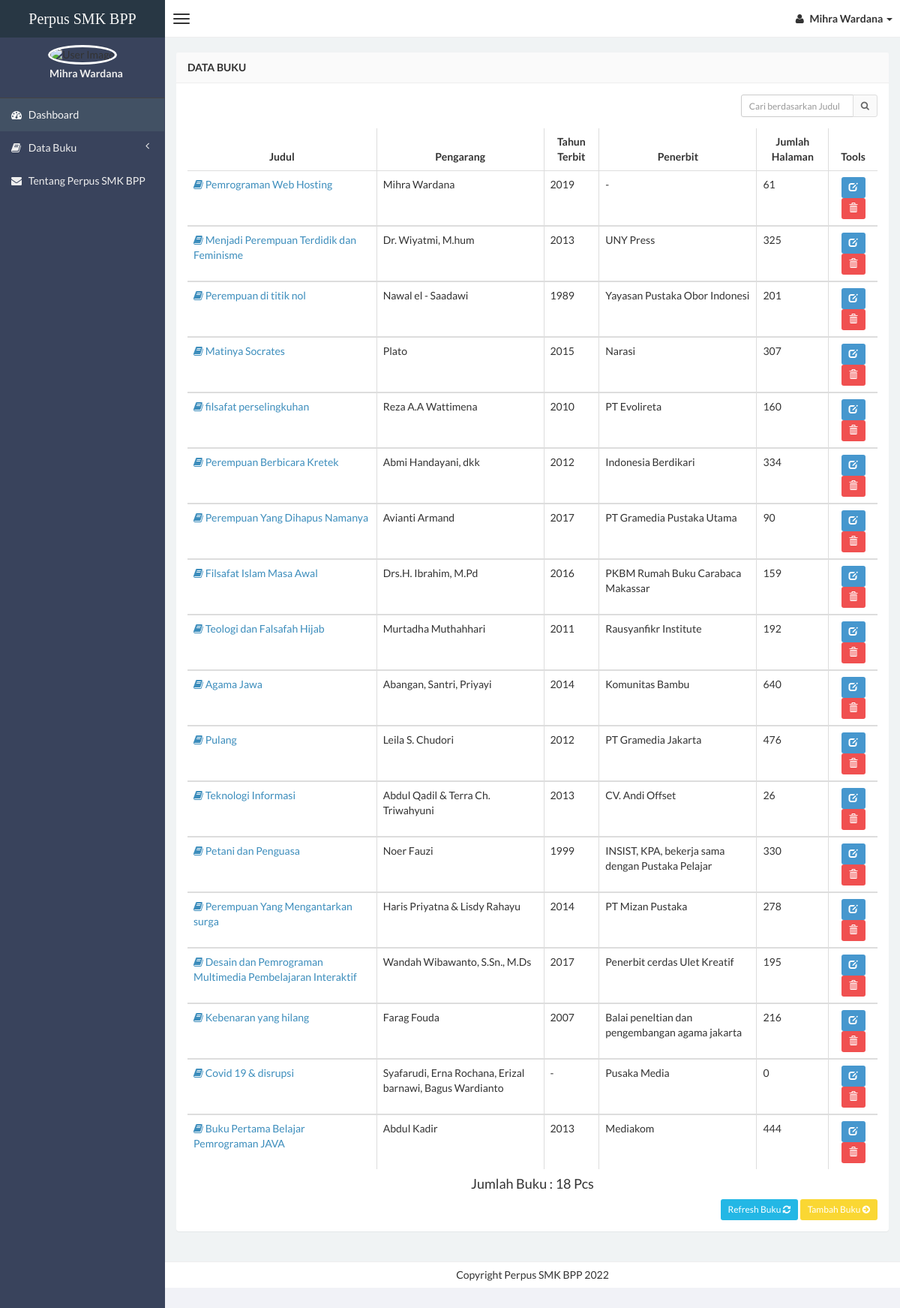
/anggota/buku.php (signed in), run on the app's committed database.
### tables this page shows
CREATE TABLE `data_buku` (
  `id` int(11) NOT NULL,
  `judul` varchar(250) NOT NULL,
  `pengarang` varchar(250) NOT NULL,
  `th_terbit` varchar(4) NOT NULL,
  `penerbit` varchar(250) NOT NULL,
  `isbn` varchar(25) NOT NULL,
  `kategori` varchar(50) NOT NULL,
  `jumlah_buku` int(2) NOT NULL,
  `asal` varchar(50) NOT NULL,
  `tgl_input` varchar(75) NOT NULL,
  `gambar` text NOT NULL,
  `link_buku` varchar(250) NOT NULL
);

### anggota/buku.php (the view, shortened to what this page needs)
<?php
if (empty($_SESSION['username'])) {
    header('location:../index.php');
} else {
?>
    <!DOCTYPE html>
    <html>
    <head>
        <link href="../css/bootstrap.min.css" rel="stylesheet" type="text/css" />
        <link href="../css/font-awesome.min.css" rel="stylesheet" type="text/css" />
        <link href="../css/ionicons.min.css" rel="stylesheet" type="text/css" />
        <link href="../css/morris/morris.css" rel="stylesheet" type="text/css" />
        <link href="../css/jvectormap/jquery-jvectormap-1.2.2.css" rel="stylesheet" type="text/css" />
        <link href="../css/datepicker/datepicker3.css" rel="stylesheet" type="text/css" />
        <link href="../css/daterangepicker/daterangepicker-bs3.css" rel="stylesheet" type="text/css" />
        <link href="../css/iCheck/all.css" rel="stylesheet" type="text/css" />
        <link href="../css/style.css" rel="stylesheet" type="text/css" />
    </head>
    <body class="skin-black">
        <header class="header">
            <a href="index.php" class="logo">
                Perpus SMK BPP
            </a>
            <nav class="navbar navbar-static-top" role="navigation">
                <a href="#" class="navbar-btn sidebar-toggle" data-toggle="offcanvas" role="button">
                    <span class="icon-bar"></span>
                    <span class="icon-bar"></span>
                    <span class="icon-bar"></span>
                </a>
                <div class="navbar-right">
                    <ul class="nav navbar-nav">
                        <li class="dropdown user user-menu">
                            <a href="#" class="dropdown-toggle" data-toggle="dropdown">
                                <i class="fa fa-user"></i>
                                <span><?php echo $_SESSION['nama']; ?> <i class="caret"></i></span>
                            </a>
                        </li>
                    </ul>
                </div>
            </nav>
        </header>
    <?php } ?>
    <div class="wrapper row-offcanvas row-offcanvas-left">
        <aside class="left-side sidebar-offcanvas">
            <section class="sidebar">
                <div class="user-panel">
                    <div>
                        <center><img src="<?php echo $_SESSION['foto']; ?>" height="80" width="80" class="img-circle" alt="User Image" style="border: 3px solid white;" /></center>
                    </div>
                    <div class="info">
                        <center>
                            <p><?php echo $_SESSION['nama']; ?></p>
                        </center>
                    </div>
                </div>
                <?php include "menu.php"; ?>
            </section>
        </aside>
        <aside class="right-side">
            <section class="content">
                <div class="row">
                    <div class="col-xs-12">
                        <div class="panel">
                            <header class="panel-heading">
                                <b>Data Buku</b>
                            </header>
                            <div class="panel-body table-responsive">
                                <div class="box-tools m-b-15">
                                    <form action="buku.php" method="POST">
                                        <div class="input-group">
                                            <input type='text' class="form-control input-sm pull-right" style="width: 150px;" name='qcari' placeholder='Cari berdasarkan Judul' required />
                                            <div class="input-group-btn">
                                                <button class="btn btn-sm btn-default" type="submit"><i class="fa fa-search"></i></button>
                                            </div>
                                        </div>
                                    </form>
                                </div>
                                <?php
                                $query1 = "select * from data_buku";
                                $tampil = mysqli_query($conn, $query1) or die(mysqli_error($conn));
                                ?>
                                <table id="example" class="table table-hover table-bordered">
                                    <thead>
                                        <tr>
                                            <th>
                                                <center>Judul </center>
                                            </th>
                                            <th>
                                                <center>Pengarang </center>
                                            </th>
                                            <th>
                                                <center>Tahun Terbit </center>
                                            </th>
                                            <th>
                                                <center>Penerbit </center>
                                            </th>
                                            <th>
                                                <center>Jumlah Halaman </center>
                                            </th>
                                            <th>
                                                <center>Tools</center>
                                            </th>
                                        </tr>
                                    </thead>
                                    <?php while ($data = mysqli_fetch_array($tampil)) { ?>
                                        <tbody>
                                            <tr>
                                                <td><a href="detail-buku.php?hal=edit&kd=<?php echo $data['id']; ?>"><span class="fa fa-book"></span> <?php echo $data['judul']; ?></a></td>
                                                <td><?php echo $data['pengarang']; ?></td>
                                                <td><?php echo $data['th_terbit']; ?></td>
                                                <td><?php echo $data['penerbit']; ?></td>
                                                <td><?php echo $data['jumlah_buku']; ?></td>
                                                <td>
                                                    <center>
                                                        <div id="thanks"><a class="btn btn-sm btn-primary" data-placement="bottom" data-toggle="tooltip" title="Edit Buku" href="edit-buku.php?hal=edit&kd=<?php echo $data['id']; ?>"><span class="glyphicon glyphicon-edit"></span></a>
                                                            <a onclick="return confirm ('Yakin hapus <?php echo $data['judul']; ?>.?');" class="btn btn-sm btn-danger tooltips" data-placement="bottom" data-toggle="tooltip" title="Hapus Buku" href="hapus-buku.php?hal=hapus&kd=<?php echo $data['id']; ?>"><span class="glyphicon glyphicon-trash"></a>
                                                    </center>
                                                </td>
                                            </tr>
                            </div>
                        <?php
                                    }
                        ?>
                        </tbody>
                        <?php $tampil = mysqli_query($conn, "select * from data_buku order by id");
                        $buku = mysqli_num_rows($tampil);
                        ?>
                        <center>
                            <h4>Jumlah Buku : <?php echo "$buku"; ?> Pcs </h4>
                        </center>
                        <div class="text-right" style="margin-top: 10px;">
                            <a href="buku.php" class="btn btn-sm btn-info">Refresh Buku <i class="fa fa-refresh"></i></a> <a href="input-buku.php" class="btn btn-sm btn-warning">Tambah Buku <i class="fa fa-arrow-circle-right"></i></a>
                        </div>
    <div class="footer-main">
        Copyright Perpus SMK BPP 2022
    </div>
    </body>
    </html>

### data on the page
data_buku: judul "Pemrograman Web Hosting", pengarang "Mihra Wardana", th_terbit "2019", penerbit "-", jumlah_buku "61"
data_buku: judul "Menjadi Perempuan Terdidik dan Feminisme", pengarang "Dr. Wiyatmi, M.hum", th_terbit "2013", penerbit "UNY Press", jumlah_buku "325"
data_buku: judul "Perempuan di titik nol", pengarang "Nawal el - Saadawi", th_terbit "1989", penerbit "Yayasan Pustaka Obor Indonesi", jumlah_buku "201"
data_buku: judul "Matinya Socrates", pengarang "Plato", th_terbit "2015", penerbit "Narasi", jumlah_buku "307"
data_buku: judul "filsafat perselingkuhan", pengarang "Reza A.A Wattimena", th_terbit "2010", penerbit "PT Evolireta", jumlah_buku "160"
data_buku: judul "Perempuan Berbicara Kretek", pengarang "Abmi Handayani, dkk", th_terbit "2012", penerbit "Indonesia Berdikari", jumlah_buku "334"
data_buku: judul "Perempuan Yang Dihapus Namanya", pengarang "Avianti Armand", th_terbit "2017", penerbit "PT Gramedia Pustaka Utama", jumlah_buku "90"
data_buku: judul "Filsafat Islam Masa Awal", pengarang "Drs.H. Ibrahim, M.Pd", th_terbit "2016", penerbit "PKBM Rumah Buku Carabaca Makassar", jumlah_buku "159"
data_buku: judul "Teologi dan Falsafah Hijab", pengarang "Murtadha Muthahhari", th_terbit "2011", penerbit "Rausyanfikr Institute", jumlah_buku "192"
data_buku: judul "Agama Jawa", pengarang "Abangan, Santri, Priyayi", th_terbit "2014", penerbit "Komunitas Bambu", jumlah_buku "640"
data_buku: judul "Pulang", pengarang "Leila S. Chudori", th_terbit "2012", penerbit "PT Gramedia Jakarta", jumlah_buku "476"
data_buku: judul "Teknologi Informasi", pengarang "Abdul Qadil & Terra Ch. Triwahyuni", th_terbit "2013", penerbit "CV. Andi Offset", jumlah_buku "26"
data_buku: judul "Petani dan Penguasa", pengarang "Noer Fauzi", th_terbit "1999", penerbit "INSIST, KPA, bekerja sama dengan Pustaka Pelajar", jumlah_buku "330"
data_buku: judul "Perempuan Yang Mengantarkan surga", pengarang "Haris Priyatna & Lisdy Rahayu", th_terbit "2014", penerbit "PT Mizan Pustaka", jumlah_buku "278"
data_buku: judul "Desain dan Pemrograman Multimedia Pembelajaran Interaktif", pengarang "Wandah Wibawanto, S.Sn., M.Ds", th_terbit "2017", penerbit "Penerbit cerdas Ulet Kreatif", jumlah_buku "195"
data_buku: judul "Kebenaran yang hilang", pengarang "Farag Fouda", th_terbit "2007", penerbit "Balai peneltian dan pengembangan agama jakarta", jumlah_buku "216"
data_buku: judul "Covid 19 & disrupsi", pengarang "Syafarudi, Erna Rochana, Erizal barnawi, Bagus Wardianto", th_terbit "-", penerbit "Pusaka Media", jumlah_buku "0"
data_buku: judul "Buku Pertama Belajar Pemrograman JAVA", pengarang "Abdul Kadir", th_terbit "2013", penerbit "Mediakom", jumlah_buku "444"

### other printed values
$_SESSION['nama'] "Mihra Wardana"
$buku "18"
